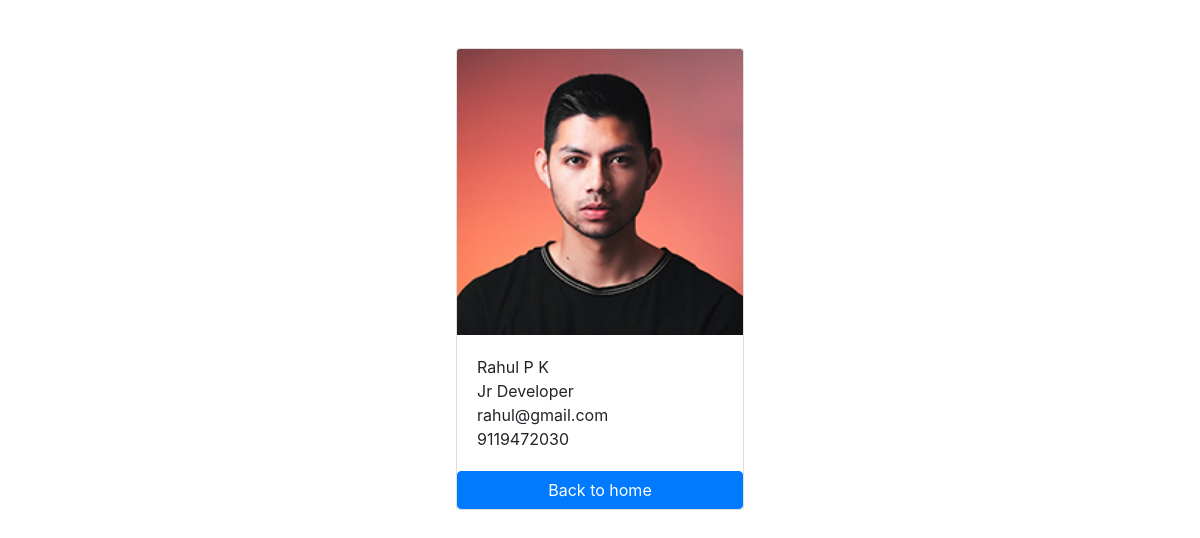
Screenshot of /employees/5/ with the database file from the repository.
### employees/models.py (models this page shows, shortened)
class employee(models.Model):
    first_name = models.CharField(max_length=100)
    last_name = models.CharField(max_length=100)
    photo = models.ImageField(upload_to='images')
    designation = models.CharField(max_length=100)
    email_address = models.EmailField(max_length=100, unique=True)
    phone_number = models.CharField(max_length=12, blank=True)
    created_at = models.DateTimeField(auto_now_add=True)
    updated_at = models.DateTimeField(auto_now=True)

### employees/views.py (the view)
# urls.py: path('<int:pk>/',views.employee_details,name='employee_detail'),
def employee_details(request, pk):
    employe = get_object_or_404(employee, pk=pk)
    context = {
        'emplyee' : employe,
    }
    return render (request, 'employee_details.html',context)

### templates/employee_details.html (shortened to what this page needs)
<!DOCTYPE html>
<html lang="en">
<head>
    <link rel="stylesheet" href="https://cdn.jsdelivr.net/npm/bootstrap@4.5.3/dist/css/bootstrap.min.css">
</head>
<body>
    <div class="container pt-5">
            <div class="card mx-auto" style="width: 18rem;">
            <img  class="card-img-top" src="{{ emplyee.photo.url }}" alt="employee Photo">
                <div class="card-body">
                  <p class="card-text m-0">{{ emplyee.first_name }} {{ emplyee.last_name }}</p>
                  <p class="card-text m-0">{{ emplyee.designation }} </p>
                  <p class="card-text m-0">{{ emplyee.email_address }} </p>
                  <p class="card-text m-0">{{ emplyee.phone_number }} </p>
                </div>
              <a href="{% url 'home' %}" class="btn btn-primary">Back to home</a>
              </div>
    </div>
</body>
</html>

### rows the page displays
employee: photo (picture), first_name "Rahul", last_name "P K", designation "Jr Developer", email_address "rahul@gmail.com", phone_number "9119472030"
